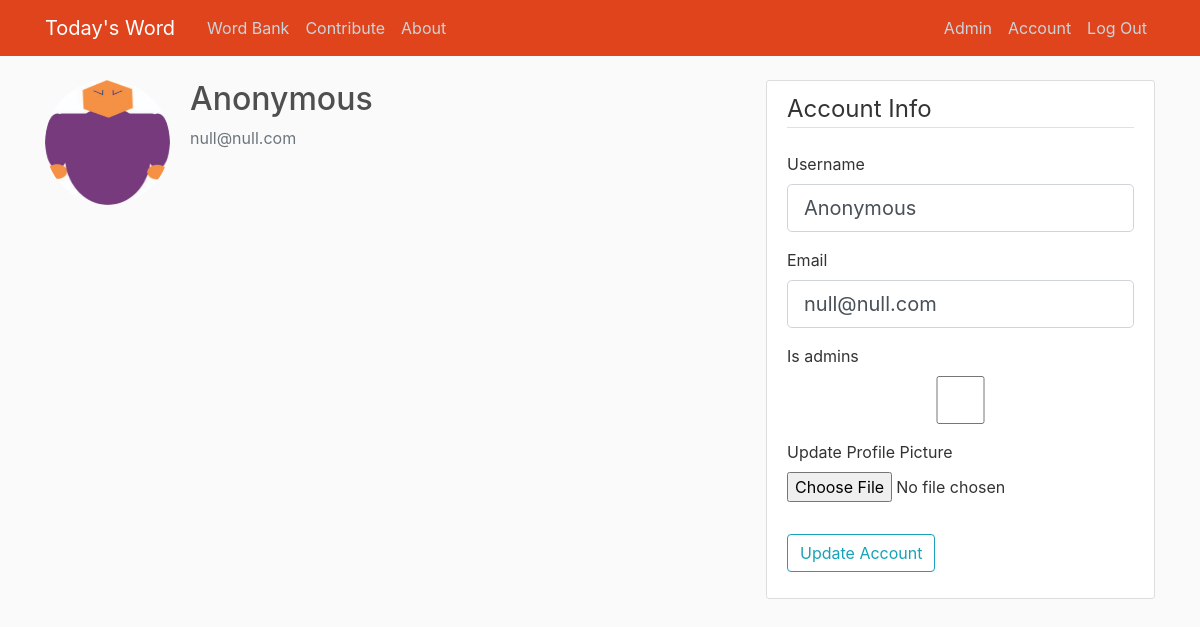
The page /account/admins/0 (signed in) on the database its author committed.
### wotd/models.py (models this page shows, shortened)
class User(db.Model, UserMixin):
    id = db.Column(db.Integer, primary_key=True)
    username = db.Column(db.String(20), unique=True, nullable=False)
    email = db.Column(db.String(120), unique=True, nullable=False)
    image_file = db.Column(db.String(20), nullable=False, default='default.jpg')
    password = db.Column(db.String(60), nullable=False)
    isAdmin = db.Column(db.Boolean, nullable=False, default=False)
    words = db.relationship('Word', backref='contributor', lazy=True)

### wotd/users/routes.py (the view)
@users.route("/account/admins/<int:user_id>", methods=['GET', 'POST'])
@login_required
def account_admin(user_id):
    if current_user.isAdmin is False:
        return redirect(url_for('main.home'))
    form = AdminAccountForm()
    user = User.query.filter(User.id == user_id).first()
    if form.validate_on_submit():
        if form.picture.data:
            picture_file = save_picture(form.picture.data, 'profile_pics')
            user.image_file = picture_file
        user.username = form.username.data
        user.email = form.email.data
        user.isAdmin = form.isAdmin.data
        db.session.commit()
        flash('Your account has been updated.', 'success')
        return redirect(url_for('admins.admin_search', search_term=user.email))
    elif request.method == 'GET':
        form.username.data = user.username
        form.email.data = user.email
        form.isAdmin.data = user.isAdmin
    image_file = url_for('static', filename='profile_pics/' + user.image_file)
    default = url_for('static', filename='default.jpg')
    return render_template('account.html'
                           , title='Account - admins'
                           , image_file=image_file
                           , image_default=default
                           , form=form
                           , adminView=True)

### wotd/users/forms.py
class AdminAccountForm(FlaskForm):
    username = StringField('Username', validators=[DataRequired(), Length(min=2, max=20)])
    email = StringField('Email', validators=[DataRequired(), Email()])
    picture = FileField('Update Profile Picture', validators=[FileAllowed(['jpg', 'png'])])
    isAdmin = BooleanField('Is admins', validators=[Optional()])
    submit = SubmitField('Update Account')

### wotd/models.py (called while the page is built)
@login_manager.user_loader
def load_user(user_id):
    return User.query.get(int(user_id))

### wotd/templates/account.html (shortened to what this page needs)
{% extends "layout.html" %}
{% block content %}
        <div class="media">
            <img class="rounded-circle account-img" src="{{ image_file }}">
            <div class="media-body">
                <h2 class="account heading">{{ form.username.data }}</h2>
                <p class="text-secondary">{{ form.email.data }}</p>
            </div>
            <div class="content-section">
            <form method="POST" action="" enctype="multipart/form-data">
                <fieldset class="form-group">
                    <legend class="border-bottom mb-4">Account Info</legend>
                    <div class="form-group">
                        {{ form.username.label(class="form-control-label") }}
                        {% if form.username.errors %}
                            {{ form.username(class="form-control form-control-lg is-invalid") }}
                            <div class="invalid-feedback">
                                {% for error in form.username.errors %}
                                    <span>{{ error }}</span>
                                {% endfor %}
                            </div>
                        {% else %}
                            {{ form.username(class="form-control form-control-lg") }}
                        {% endif %}
                    </div>
                    <div class="form-group">
                        {{ form.email.label(class="form-control-label") }}
                        {% if form.email.errors %}
                            {{ form.email(class="form-control form-control-lg is-invalid") }}
                            <div class="invalid-feedback">
                                {% for error in form.email.errors %}
                                    <span> {{ error }} </span>
                                {% endfor %}
                            </div>
                        {% else %}
                            {{ form.email(class="form-control form-control-lg") }}
                        {% endif %}
                    </div>
                    {% if adminView %}
                        <div class="form-group">
                            {{ form.isAdmin.label(class="form-control-label") }}
                            {% if form.isAdmin.errors %}
                                {{ form.isAdmin(class="form-control form-control-lg is-invalid") }}
                                <div class="invalid-feedback">
                                    {% for error in form.isAdmin.errors %}
                                        <span> {{ error }} </span>
                                    {% endfor %}
                                </div>
                            {% else %}
                                {{ form.isAdmin(class="form-control form-control-lg") }}
                            {% endif %}
                        </div>
                    {% endif %}
                     <div class="form-group">
                         {{ form.picture.label() }}
                         {{ form.picture(class="form-control-file") }}
                    </div>
                </fieldset>
                <div class="form-group">
                    {{ form.submit(class="btn btn-outline-info") }}
                </div>
            </form>
        </div>
    </div>
{% endblock content %}

### wotd/static/main.css (style rules this page uses)
body { background: #fafafa; color: #333333; margin-top: 5rem; }
h1, h2, h3, h4, h5, h6 { color: #4f4f4f; }
.content-section { background: #ffffff; padding: 10px 20px; border: 1px solid #dddddd; border-radius: 3px; margin-bottom: 20px; }
.account-img { height: 125px; width: 125px; margin-right: 20px; margin-bottom: 16px; }

### rows shown on the page
User: username.data "Anonymous", email.data "null@null.com", username "Anonymous", email "null@null.com"
